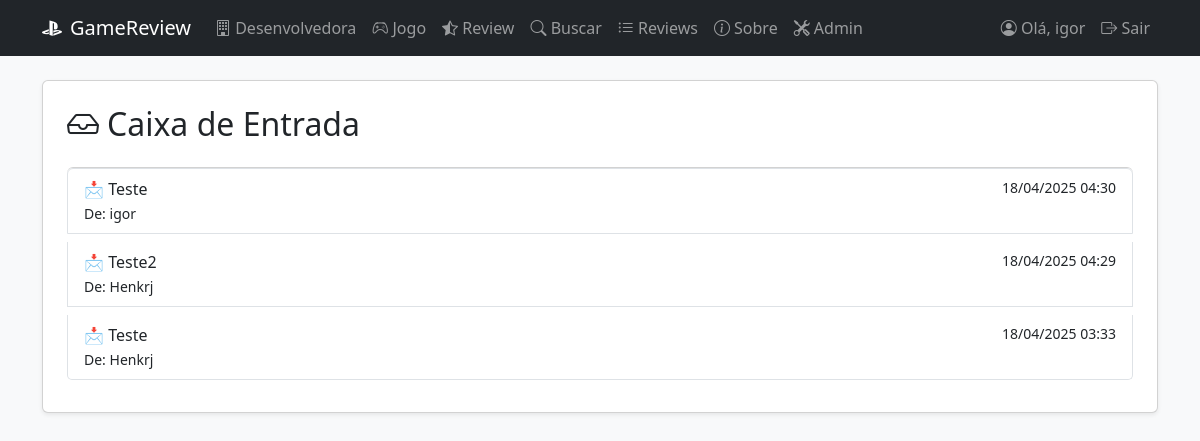
The page /mensagens/ (signed in) on the database as committed earlier.
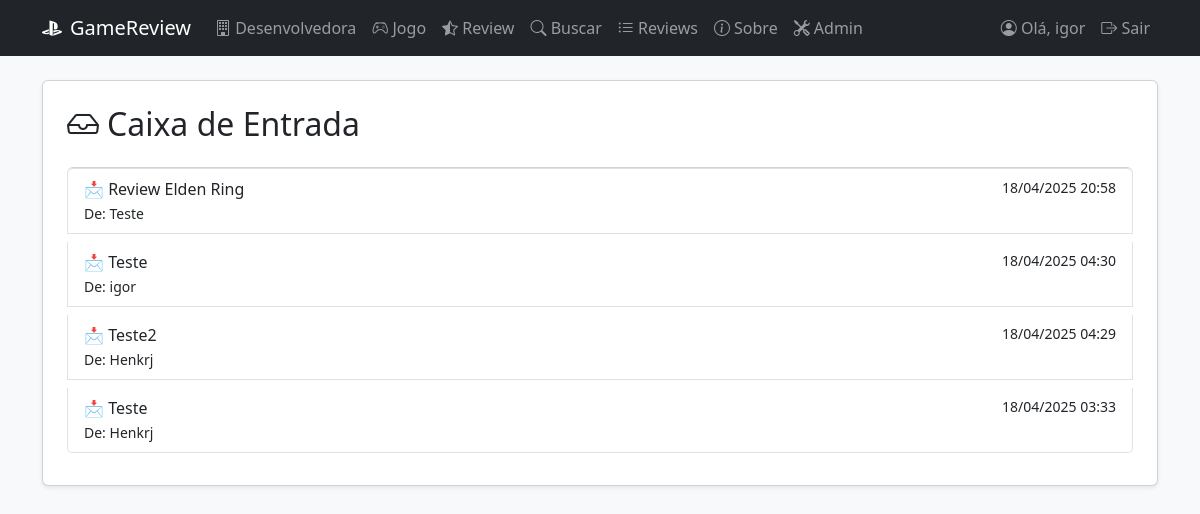
The same page on the database as committed later.
### GameApp/models.py (models this page shows, shortened)
class Mensagem(models.Model):
    remetente = models.ForeignKey(User, related_name='mensagens_enviadas', on_delete=models.CASCADE)
    destinatario = models.ForeignKey(User, related_name='mensagens_recebidas', on_delete=models.CASCADE)
    assunto = models.CharField(max_length=100)
    corpo = models.TextField()
    data_envio = models.DateTimeField(auto_now_add=True)
    lida = models.BooleanField(default=False)

### GameApp/views.py (the view)
# urls.py: path('mensagens/', CaixaEntradaView.as_view(), name='caixa_entrada'),
class CaixaEntradaView(LoginRequiredMixin, ListView):
    model = Mensagem
    template_name = 'mensagens/caixa_entrada.html'
    context_object_name = 'mensagens'
    def get_queryset(self):
        return Mensagem.objects.filter(destinatario=self.request.user).order_by('-data_envio')

### GameApp/templates/mensagens/caixa_entrada.html (shortened to what this page needs)
{% extends 'base.html' %}
{% block content %}
<div class="card shadow-sm p-4">
    <h2 class="mb-4 d-flex align-items-center gap-2">
        <i class="bi bi-inbox"></i> Caixa de Entrada
    </h2>
    {% if mensagens %}
    <div class="list-group">
        {% for mensagem in mensagens %}
        <a href="{% url 'mensagem_detail' mensagem.pk %}"
            class="list-group-item list-group-item-action mb-2 {% if not mensagem.lida %}bg-light fw-bold{% endif %}">
            <div class="d-flex justify-content-between">
                <span>📩 {{ mensagem.assunto }}</span>
                <small>{{ mensagem.data_envio|date:"d/m/Y H:i" }}</small>
            </div>
            <div>
                <small>De: {{ mensagem.remetente.username }}</small>
            </div>
        </a>
        {% endfor %}
    </div>
    {% else %}
    <p class="text-muted">Você ainda não recebeu mensagens.</p>
    {% endif %}
</div>
{% endblock %}

Rows that differ between the two databases and show on the page:
added Mensagem: assunto "Review Elden Ring", data_envio "18/04/2025 20:58", remetente.username "Teste"
